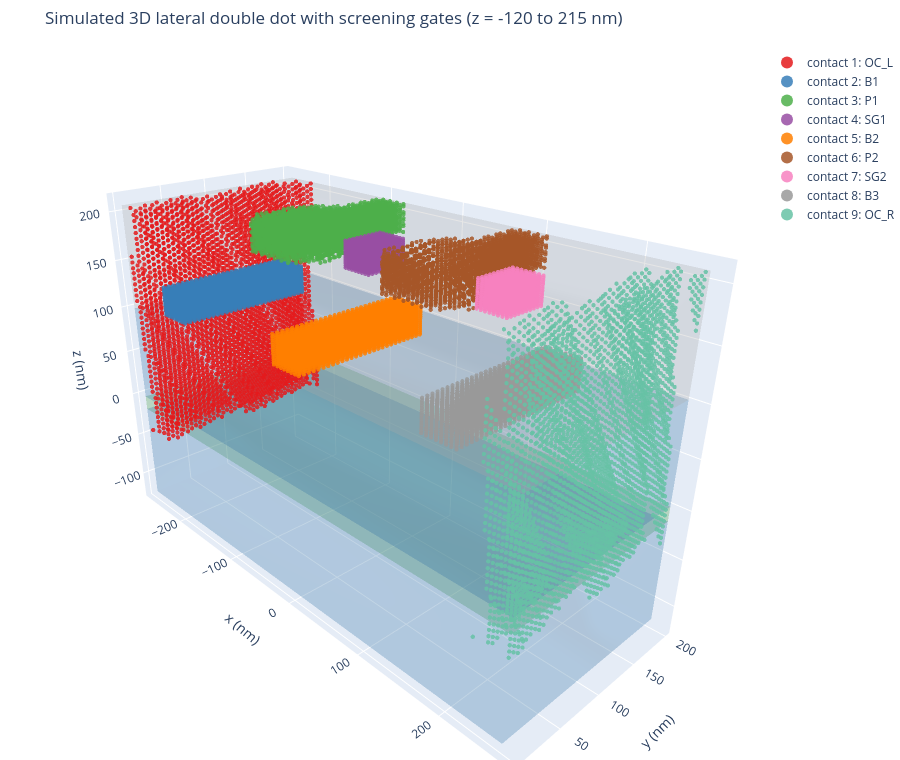

The notebook cell this image was saved under:
### Markdown cell above
### 5.5 Rotatable 3D Device Geometry

This Plotly view shows translucent material slabs plus sampled points from each patterned gate/contact. Drag the plot to rotate. The default `z_range_nm` focuses on the active gate stack so the barrier, screening, and plunger layers are visible; set it to `None` in the cell below to show the full simulation depth.

### Code cell
MATERIAL_COLORS = {
    -1: "#d9d9d9",  # no_material_defined
    8: "#4daf4a",   # Ge
    16: "#377eb8",  # SiGe
    396: "#bdbdbd", # Sapphire_zb / Al2O3
}
CONTACT_COLOR_SEQUENCE = [
    "#e41a1c", "#377eb8", "#4daf4a", "#984ea3", "#ff7f00",
    "#a65628", "#f781bf", "#999999", "#66c2a5", "#fc8d62",
]


def add_box_mesh(fig, x_range, y_range, z_range, name, color, opacity=0.18):
    x0, x1 = x_range
    y0, y1 = y_range
    z0, z1 = z_range
    vertices = np.array(
        [
            [x0, y0, z0], [x1, y0, z0], [x1, y1, z0], [x0, y1, z0],
            [x0, y0, z1], [x1, y0, z1], [x1, y1, z1], [x0, y1, z1],
        ]
    )
    faces = np.array(
        [
            [0, 1, 2], [0, 2, 3],
            [4, 6, 5], [4, 7, 6],
            [0, 4, 5], [0, 5, 1],
            [1, 5, 6], [1, 6, 2],
            [2, 6, 7], [2, 7, 3],
            [3, 7, 4], [3, 4, 0],
        ]
    )
    fig.add_trace(
        go.Mesh3d(
            x=vertices[:, 0],
            y=vertices[:, 1],
            z=vertices[:, 2],
            i=faces[:, 0],
            j=faces[:, 1],
            k=faces[:, 2],
            name=name,
            color=color,
            opacity=opacity,
            hovertemplate=f"{name}<extra></extra>",
            showscale=False,
        )
    )


def sample_contact_points(contact_grid, contact_index, z_range_nm=None, max_points=3000):
    values = contact_grid["values"]
    mask = values == int(contact_index)
    if z_range_nm is not None:
        z_min, z_max = z_range_nm
        z_mask = (contact_grid["z"] >= z_min) & (contact_grid["z"] <= z_max)
        mask = mask & z_mask[:, None, None]

    zz, yy, xx = np.nonzero(mask)
    if xx.size == 0:
        return None

    if max_points is not None and xx.size > max_points:
        selection = np.linspace(0, xx.size - 1, max_points, dtype=int)
        zz, yy, xx = zz[selection], yy[selection], xx[selection]

    return contact_grid["x"][xx], contact_grid["y"][yy], contact_grid["z"][zz]


def plot_structure_3d(
    material_grid,
    contact_grid,
    material_lookup=None,
    contact_lookup=None,
    contact_ids=None,
    z_range_nm=(-120, 215),
    max_points_per_contact=3000,
):
    if go is None:
        raise ImportError("Plotly is required for the rotatable 3D structure view.")

    fig = go.Figure()
    x_edges = centers_to_edges(material_grid["x"])
    y_edges = centers_to_edges(material_grid["y"])
    material_intervals = index_z_intervals(material_grid, material_lookup, "Material")

    for _, row in material_intervals.iterrows():
        z0, z1 = float(row["z_min_nm"]), float(row["z_max_nm"])
        if z_range_nm is not None:
            view_z0, view_z1 = z_range_nm
            if z1 < view_z0 or z0 > view_z1:
                continue
            z0, z1 = max(z0, view_z0), min(z1, view_z1)

        index = int(row["Index"])
        material_name = lookup_index_name(material_lookup, index, "Material")
        add_box_mesh(
            fig,
            (x_edges[0], x_edges[-1]),
            (y_edges[0], y_edges[-1]),
            (z0, z1),
            name=f"material {index}: {material_name}",
            color=MATERIAL_COLORS.get(index, "#cccccc"),
            opacity=0.16,
        )

    if contact_ids is None:
        contact_ids = [int(i) for i in sorted(np.unique(contact_grid["values"])) if int(i) != 0]

    for color_i, contact_index in enumerate(contact_ids):
        sampled = sample_contact_points(
            contact_grid,
            contact_index,
            z_range_nm=z_range_nm,
            max_points=max_points_per_contact,
        )
        if sampled is None:
            continue

        xs, ys, zs = sampled
        contact_name = lookup_index_name(contact_lookup, contact_index, "Contact")
        color = CONTACT_COLOR_SEQUENCE[color_i % len(CONTACT_COLOR_SEQUENCE)]
        fig.add_trace(
            go.Scatter3d(
                x=xs,
                y=ys,
                z=zs,
                mode="markers",
                name=f"contact {contact_index}: {contact_name}",
                marker={"size": 2.5, "color": color, "opacity": 0.85},
                hovertemplate=(
                    f"contact {contact_index}: {contact_name}<br>"
                    "x=%{x:.1f} nm<br>y=%{y:.1f} nm<br>z=%{z:.1f} nm<extra></extra>"
                ),
            )
        )

    title = "Simulated 3D lateral double dot with screening gates"
    if z_range_nm is not None:
        title += f" (z = {z_range_nm[0]} to {z_range_nm[1]} nm)"

    fig.update_layout(
        title=title,
        height=760,
        margin={"l": 0, "r": 0, "t": 48, "b": 0},
        legend={"itemsizing": "constant"},
        scene={
            "xaxis_title": "x (nm)",
            "yaxis_title": "y (nm)",
            "zaxis_title": "z (nm)",
            "aspectmode": "manual",
            "aspectratio": {"x": 1.55, "y": 0.65, "z": 1.0},
            "camera": {"eye": {"x": 1.55, "y": -1.45, "z": 1.0}},
        },
    )
    return fig


surface_gate_names = ["OC_L", "B1", "P1", "SG1", "B2", "P2", "SG2", "B3", "OC_R"]
contact_name_to_index = dict(zip(contact_lookup["Contact"], contact_lookup["Index"]))
surface_gate_ids = [contact_name_to_index[name] for name in surface_gate_names if name in contact_name_to_index]

structure_fig = plot_structure_3d(
    material_grid,
    contact_grid,
    material_lookup=material_lookup,
    contact_lookup=contact_lookup,
    contact_ids=surface_gate_ids,
    z_range_nm=(-120, 215),
    max_points_per_contact=3500,
)
structure_fig.show()

# To include auxiliary contacts as well, use:
# all_contact_ids = [int(i) for i in contact_lookup["Index"] if int(i) != 0]
# plot_structure_3d(material_grid, contact_grid, material_lookup, contact_lookup, all_contact_ids).show()

# To show the full z depth instead of the active stack, set z_range_nm=None:
# plot_structure_3d(material_grid, contact_grid, material_lookup, contact_lookup, surface_gate_ids, z_range_nm=None).show()

### Figure 1 — Plotly figure (JSON) as saved in the notebook; plotly's stock layout.template omitted (floating-point values rounded to 4 significant figures; data arrays with more than 128 entries replaced by an {"elided": "..."} marker saying what was removed)
{"data": [{"color": "#4daf4a", "hovertemplate": "material 8: Ge<extra></extra>", "i": [0, 0, 4, 4, 0, 0, 1, 1, 2, 2, 3, 3], "j": [1, 2, 6, 7, 4, 5, 5, 6, 6, 7, 7, 4], "k": [2, 3, 5, 6, 5, 1, 6, 2, 7, 3, 4, 0], "name": "material 8: Ge", "opacity": 0.16, "showscale": false, "type": "mesh3d", "x": [-260.0, 260.0, 260.0, -260.0, -260.0, 260.0, 260.0, -260.0], "y": [0.0, 0.0, 200.0, 200.0, 0.0, 0.0, 200.0, 200.0], "z": [-15.01, -15.01, -15.01, -15.01, 0.02635, 0.02635, 0.02635, 0.02635]}, {"color": "#377eb8", "hovertemplate": "material 16: Si(x)Ge(1-x)<extra></extra>", "i": [0, 0, 4, 4, 0, 0, 1, 1, 2, 2, 3, 3], "j": [1, 2, 6, 7, 4, 5, 5, 6, 6, 7, 7, 4], "k": [2, 3, 5, 6, 5, 1, 6, 2, 7, 3, 4, 0], "name": "material 16: Si(x)Ge(1-x)", "opacity": 0.16, "showscale": false, "type": "mesh3d", "x": [-260.0, 260.0, 260.0, -260.0, -260.0, 260.0, 260.0, -260.0], "y": [0.0, 0.0, 200.0, 200.0, 0.0, 0.0, 200.0, 200.0], "z": [-120.0, -120.0, -120.0, -120.0, -15.01, -15.01, -15.01, -15.01]}, {"color": "#377eb8", "hovertemplate": "material 16: Si(x)Ge(1-x)<extra></extra>", "i": [0, 0, 4, 4, 0, 0, 1, 1, 2, 2, 3, 3], "j": [1, 2, 6, 7, 4, 5, 5, 6, 6, 7, 7, 4], "k": [2, 3, 5, 6, 5, 1, 6, 2, 7, 3, 4, 0], "name": "material 16: Si(x)Ge(1-x)", "opacity": 0.16, "showscale": false, "type": "mesh3d", "x": [-260.0, 260.0, 260.0, -260.0, -260.0, 260.0, 260.0, -260.0], "y": [0.0, 0.0, 200.0, 200.0, 0.0, 0.0, 200.0, 200.0], "z": [0.02635, 0.02635, 0.02635, 0.02635, 100.9, 100.9, 100.9, 100.9]}, {"color": "#bdbdbd", "hovertemplate": "material 396: Sapphire_zb<extra></extra>", "i": [0, 0, 4, 4, 0, 0, 1, 1, 2, 2, 3, 3], "j": [1, 2, 6, 7, 4, 5, 5, 6, 6, 7, 7, 4], "k": [2, 3, 5, 6, 5, 1, 6, 2, 7, 3, 4, 0], "name": "material 396: Sapphire_zb", "opacity": 0.16, "showscale": false, "type": "mesh3d", "x": [-260.0, 260.0, 260.0, -260.0, -260.0, 260.0, 260.0, -260.0], "y": [0.0, 0.0, 200.0, 200.0, 0.0, 0.0, 200.0, 200.0], "z": [100.9, 100.9, 100.9, 100.9, 208.0, 208.0, 208.0, 208.0]}, {"hovertemplate": "contact 1: OC_L<br>x=%{x:.1f} nm<br>y=%{y:.1f} nm<br>z=%{z:.1f} nm<extra></extra>", "marker": {"color": "#e41a1c", "opacity": 0.85, "size": 2.5}, "mode": "markers", "name": "contact 1: OC_L", "type": "scatter3d", "x": {"elided": "3500 float values"}, "y": {"elided": "3500 float values"}, "z": {"elided": "3500 float values"}}, {"hovertemplate": "contact 2: B1<br>x=%{x:.1f} nm<br>y=%{y:.1f} nm<br>z=%{z:.1f} nm<extra></extra>", "marker": {"color": "#377eb8", "opacity": 0.85, "size": 2.5}, "mode": "markers", "name": "contact 2: B1", "type": "scatter3d", "x": {"elided": "3360 float values"}, "y": {"elided": "3360 float values"}, "z": {"elided": "3360 float values"}}, {"hovertemplate": "contact 3: P1<br>x=%{x:.1f} nm<br>y=%{y:.1f} nm<br>z=%{z:.1f} nm<extra></extra>", "marker": {"color": "#4daf4a", "opacity": 0.85, "size": 2.5}, "mode": "markers", "name": "contact 3: P1", "type": "scatter3d", "x": {"elided": "3500 float values"}, "y": {"elided": "3500 float values"}, "z": {"elided": "3500 float values"}}, {"hovertemplate": "contact 4: SG1<br>x=%{x:.1f} nm<br>y=%{y:.1f} nm<br>z=%{z:.1f} nm<extra></extra>", "marker": {"color": "#984ea3", "opacity": 0.85, "size": 2.5}, "mode": "markers", "name": "contact 4: SG1", "type": "scatter3d", "x": {"elided": "1200 float values"}, "y": {"elided": "1200 float values"}, "z": {"elided": "1200 float values"}}, {"hovertemplate": "contact 5: B2<br>x=%{x:.1f} nm<br>y=%{y:.1f} nm<br>z=%{z:.1f} nm<extra></extra>", "marker": {"color": "#ff7f00", "opacity": 0.85, "size": 2.5}, "mode": "markers", "name": "contact 5: B2", "type": "scatter3d", "x": {"elided": "3360 float values"}, "y": {"elided": "3360 float values"}, "z": {"elided": "3360 float values"}}, {"hovertemplate": "contact 6: P2<br>x=%{x:.1f} nm<br>y=%{y:.1f} nm<br>z=%{z:.1f} nm<extra></extra>", "marker": {"color": "#a65628", "opacity": 0.85, "size": 2.5}, "mode": "markers", "name": "contact 6: P2", "type": "scatter3d", "x": {"elided": "3500 float values"}, "y": {"elided": "3500 float values"}, "z": {"elided": "3500 float values"}}, {"hovertemplate": "contact 7: SG2<br>x=%{x:.1f} nm<br>y=%{y:.1f} nm<br>z=%{z:.1f} nm<extra></extra>", "marker": {"color": "#f781bf", "opacity": 0.85, "size": 2.5}, "mode": "markers", "name": "contact 7: SG2", "type": "scatter3d", "x": {"elided": "1200 float values"}, "y": {"elided": "1200 float values"}, "z": {"elided": "1200 float values"}}, {"hovertemplate": "contact 8: B3<br>x=%{x:.1f} nm<br>y=%{y:.1f} nm<br>z=%{z:.1f} nm<extra></extra>", "marker": {"color": "#999999", "opacity": 0.85, "size": 2.5}, "mode": "markers", "name": "contact 8: B3", "type": "scatter3d", "x": {"elided": "3360 float values"}, "y": {"elided": "3360 float values"}, "z": {"elided": "3360 float values"}}, {"hovertemplate": "contact 9: OC_R<br>x=%{x:.1f} nm<br>y=%{y:.1f} nm<br>z=%{z:.1f} nm<extra></extra>", "marker": {"color": "#66c2a5", "opacity": 0.85, "size": 2.5}, "mode": "markers", "name": "contact 9: OC_R", "type": "scatter3d", "x": {"elided": "3500 float values"}, "y": {"elided": "3500 float values"}, "z": {"elided": "3500 float values"}}], "layout": {"height": 760, "legend": {"itemsizing": "constant"}, "margin": {"b": 0, "l": 0, "r": 0, "t": 48}, "scene": {"aspectmode": "manual", "aspectratio": {"x": 1.55, "y": 0.65, "z": 1}, "camera": {"eye": {"x": 1.55, "y": -1.45, "z": 1}}, "xaxis": {"title": {"text": "x (nm)"}}, "yaxis": {"title": {"text": "y (nm)"}}, "zaxis": {"title": {"text": "z (nm)"}}}, "title": {"text": "Simulated 3D lateral double dot with screening gates (z = -120 to 215 nm)"}}}
